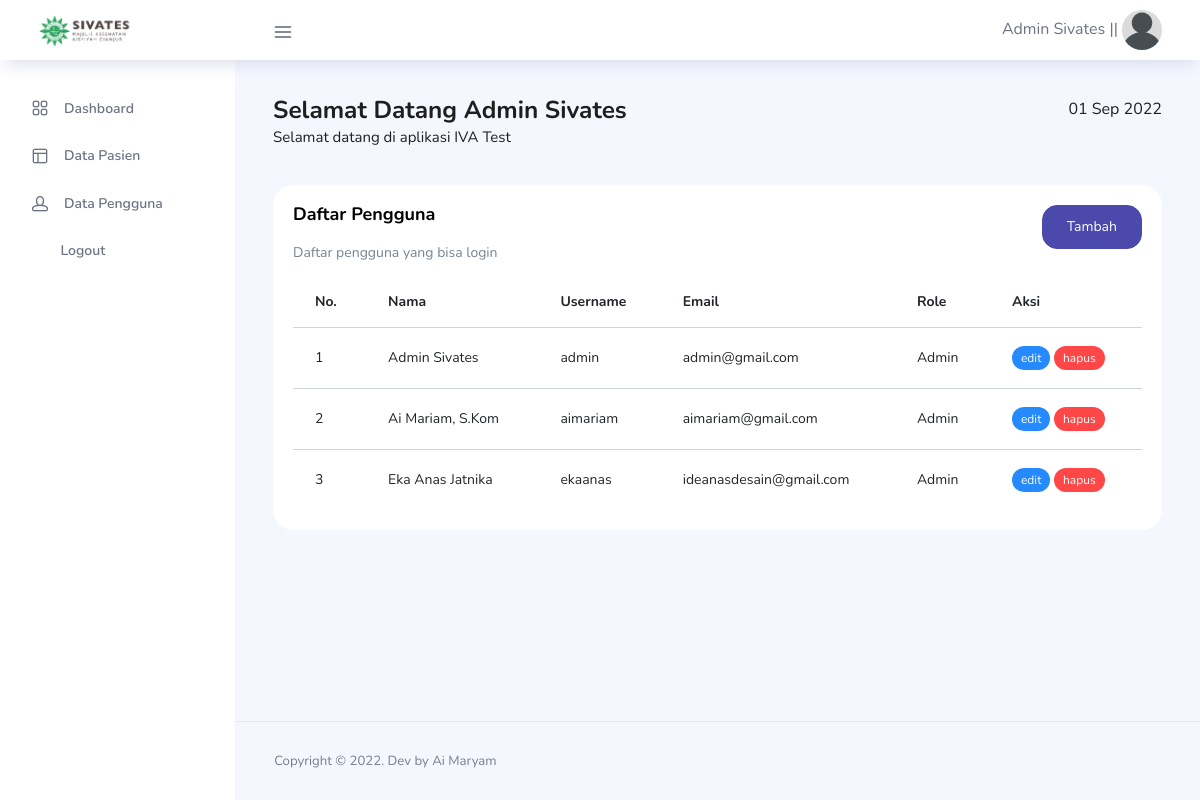
The app's page /view_user/users.php (signed in), older data.
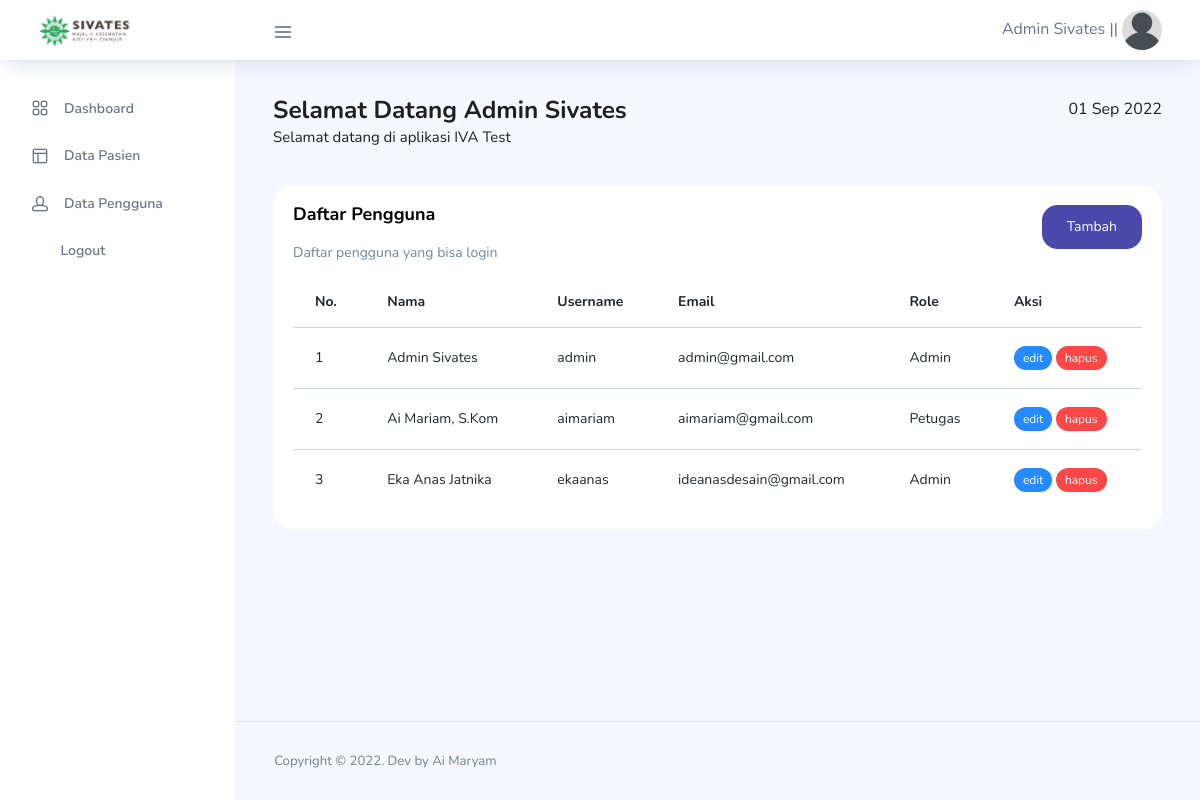
The same page, newer data.
### tables this page shows
CREATE TABLE `users` (
  `id_user` int(11) NOT NULL,
  `nama` varchar(255) NOT NULL,
  `email` varchar(125) NOT NULL,
  `username` varchar(125) NOT NULL,
  `password` varchar(255) NOT NULL,
  `role_id` int(11) NOT NULL,
  `image` varchar(255) NOT NULL,
  `date_created` date NOT NULL,
  `is_active` int(1) NOT NULL
);

CREATE TABLE `user_role` (
  `id_role` int(11) NOT NULL,
  `role` varchar(125) NOT NULL
);

### functions.php (called while the page is built, shortened)
<?php
$conn = mysqli_connect("localhost", "root", "", "db_sivates");
function query($query)
{
    global $conn;
    $result = mysqli_query($conn, $query);
    $rows = [];
    while ($row = mysqli_fetch_assoc($result)) {
        $rows[] = $row;
    }
    return $rows;
}

### view_user/users.php (the view)
<?php
include "../templates/header.php";
include "../templates/topbar.php";
include "../templates/aside.php";
$users = query("SELECT * FROM users
                INNER JOIN user_role
                ON users.role_id = user_role.id_role");
?>
<div class="row">
    <div class="col-lg-12 grid-margin stretch-card">
        <div class="card">
            <div class="card-body">
                <div class="row">
                    <div class="col">
                        <h4 class="card-title">Daftar Pengguna</h4>
                        <p class="card-description">
                            Daftar pengguna yang bisa login
                        </p>
                    </div>
                    <?php if ($my_profile["role_id"] == 1) : ?>
                        <div class="col">
                            <a class="btn btn-primary float-right" href="user_add.php">Tambah</a>
                        </div>
                    <?php endif; ?>
                </div>
                <div class="table-responsive">
                    <table class="table table-hover">
                        <thead>
                            <tr>
                                <th>No. </th>
                                <th>Nama</th>
                                <th>Username</th>
                                <th>Email</th>
                                <th>Role</th>
                                <?php if ($my_profile["role_id"] == 1) : ?>
                                    <th>Aksi</th>
                                <?php endif; ?>
                            </tr>
                        </thead>
                        <tbody>
                            <?php $i = 1; ?>
                            <?php foreach ($users as $u) : ?>
                                <tr>
                                    <td><?= $i; ?></td>
                                    <td><?= $u["nama"]; ?></td>
                                    <td><?= $u["username"]; ?></td>
                                    <td><?= $u["email"]; ?></td>
                                    <td><?= $u["role"]; ?></td>
                                    <?php if ($my_profile["role_id"] == 1) : ?>
                                        <td>
                                            <a class="badge badge-info" href="user_edit.php?id_user=<?= $u['id_user'] ?>">edit</a>
                                            <a class="badge badge-danger" href="user_delete.php?id_user=<?= $u['id_user'] ?>" onclick="return confirm('Yakin ingin menghapus pengguna : <?= $u['nama'] ?>?');">hapus</a>
                                        </td>
                                    <?php endif; ?>
                                </tr>
                                <?php $i++; ?>
                            <?php endforeach; ?>
                        </tbody>
                    </table>
                </div>
            </div>
        </div>
    </div>
</div>
<?php
include "../templates/footer.php";
?>

### templates/header.php (shortened to what this page needs)
<?php
require '../functions.php';
$id = $_SESSION['id'];
$my_profile = query("SELECT * FROM users INNER JOIN user_role ON users.role_id = user_role.id_role WHERE id_user = $id")[0];
?>
<!DOCTYPE html>
<html lang="en">
<head>
    <link rel="stylesheet" href="../assets/vendors/feather/feather.css" />
    <link rel="stylesheet" href="../assets/vendors/ti-icons/css/themify-icons.css" />
    <link rel="stylesheet" href="../assets/vendors/css/vendor.bundle.base.css" />
    <link rel="stylesheet" href="../assets/vendors/datatables.net-bs4/dataTables.bootstrap4.css" />
    <link rel="stylesheet" href="../assets/vendors/ti-icons/css/themify-icons.css" />
    <link rel="stylesheet" type="../assets/text/css" href="js/select.dataTables.min.css" />
    <link rel="stylesheet" href="../assets/css/vertical-layout-light/style.css" />
</head>
<body>

### templates/topbar.php (shortened to what this page needs)
<div class="container-scroller">
    <nav class="navbar col-lg-12 col-12 p-0 fixed-top d-flex flex-row">
        <div class="text-center navbar-brand-wrapper d-flex align-items-center justify-content-center">
            <a class="navbar-brand brand-logo mr-5" href="index.html"><img src="../assets/images/logoaisyiyah_db.png" class="mr-2" alt="logo" /></a>
        </div>
        <div class="navbar-menu-wrapper d-flex align-items-center justify-content-end">
            <button class="navbar-toggler navbar-toggler align-self-center" type="button" data-toggle="minimize">
                <span class="icon-menu"></span>
            </button>
            <ul class="navbar-nav navbar-nav-right">
                <li class="nav-item nav-profile dropdown">
                    <a class="nav-link dropdown-toggle" href="#" data-toggle="dropdown" id="profileDropdown">
                        <?= $my_profile["nama"] . " || "; ?>
                        <img src="../assets/images/faces/<?= $my_profile["image"] ?>" alt="profile" />
                    </a>
                </li>
            </ul>
        </div>
    </nav>
    <div class="container-fluid page-body-wrapper">

### templates/aside.php (shortened to what this page needs)
<nav class="sidebar sidebar-offcanvas" id="sidebar">
    <ul class="nav">
        <li class="nav-item">
            <a class="nav-link" href="../view_admin/dashboard.php">
                <i class="icon-grid menu-icon"></i>
                <span class="menu-title">Dashboard</span>
            </a>
        </li>
        <li class="nav-item">
            <a class="nav-link" data-toggle="collapse" href="#ui-basic" aria-expanded="false" aria-controls="ui-basic">
                <i class="icon-layout menu-icon"></i>
                <span class="menu-title">Data Pasien</span>
                <i class="menu-arrow"></i>
            </a>
        </li>
        <li class="nav-item">
            <a class="nav-link" data-toggle="collapse" href="#form-elements" aria-expanded="false" aria-controls="form-elements">
                <i class="icon-head menu-icon"></i>
                <span class="menu-title">Data Pengguna</span>
                <i class="menu-arrow"></i>
            </a>
        </li>
        <li class="nav-item">
            <a class="nav-link" href="../login/logout.php" onclick="return confirm('Yakin ingin keluar dari aplikasi?');">
                <i class="ti-power-off menu-icon"></i>
                <span class="menu-title">Logout</span>
            </a>
        </li>
    </ul>
</nav>
<div class="main-panel">
    <div class="content-wrapper">
        <div class="row">
            <div class="col-md-12 grid-margin">
                <div class="row">
                    <div class="col-8 col-xl-8 mb-4 mb-xl-0">
                        <h3 class="font-weight-bold">Selamat Datang <?= $my_profile["nama"] ?></h3>
                        <h6 class="font-weight-normal mb-0">
                            Selamat datang di aplikasi IVA Test
                        </h6>
                    </div>
                    <div class="col-4 col-xl-4">
                        <div class="justify-content-end d-flex">
                            <i class="mdi mdi-calendar"></i> <?= date("d M Y"); ?>
                        </div>
                    </div>
                </div>
            </div>
        </div>

### templates/footer.php (shortened to what this page needs)
</div>
<footer class="footer">
    <div class="d-sm-flex justify-content-center justify-content-sm-between">
        <span class="text-muted text-center text-sm-left d-block d-sm-inline-block">Copyright © <?= date("Y"); ?>. Dev by Ai Maryam
        </span>
    </div>
</footer>
</div>
</div>
</div>
</body>
</html>

Row changes from the older to the newer data that the page shows:
changed users "Ai Mariam, S.Kom": user_role.role "Admin" → "Petugas"
